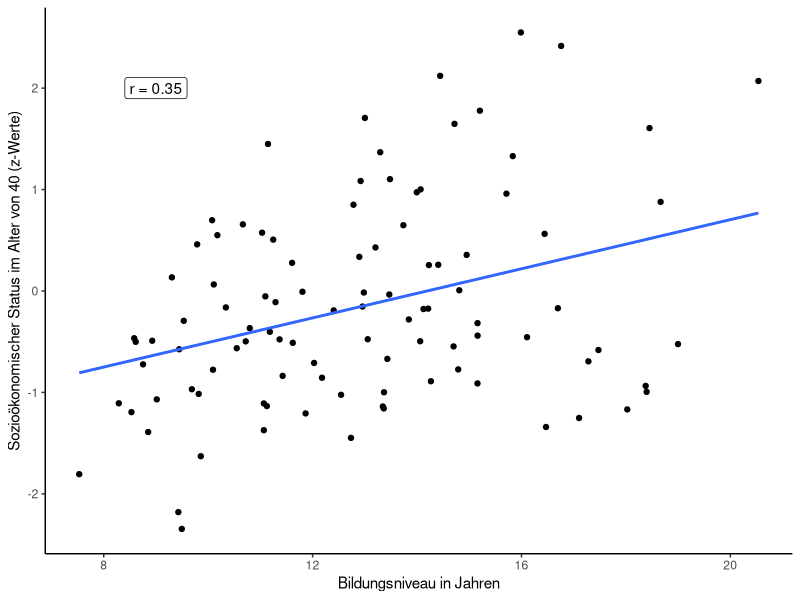

Source code (R):
## ---- chunk 1
knitr::opts_chunk$set(include = FALSE)
library(truncnorm)
library(tidyverse)
## ---- chunk 2
set.seed(1234)
ses <- rnorm(n = 100, sd = 1)
ea <- rtruncnorm(n = 100, a = 9, b = 20, mean = 11, sd = 5) + ses
d <- tibble(ses, ea)
## ---- chunk 3
m1 <- lm(ses ~ ea, data=d)
m1_sum <- m1 %>% summary()
m1_b <- m1_sum$coefficients[2,1] %>% format(nsmall = 2, digits = 2)
m1_ci <- confint(m1)[2,] %>% format(nsmall = 2, digits = 1)
m1_t <- m1_sum$coefficients[2, 3] %>% format(nsmall = 2, digits = 1)
pval <- m1_sum$coefficients[2,4]
if (pval < 0.001) {
  m1_p <- "p < 0.001"
} else {
  m1_p <- paste0("p = ", pval %>% format(nsmall = 3, digits = 3))
}
## ---- chunk 4
c_formatted <- cor(ses, ea) %>% 
  format(nsmall = 2, digits = 2)

p <- d %>% ggplot() + 
  aes(x=ea, y = ses) + 
  geom_point() +
  geom_smooth(method="lm", se=F) +
  labs(x = "Bildungsniveau in Jahren", 
       y = "Sozioökonomischer Status im Alter von 40 (z-Werte)") +
  annotate(geom = "label", x = 9, y = 2, 
           label = glue::glue("r = {c_formatted}")) +
  theme_classic()
## ---- chunk 5
print(p)
